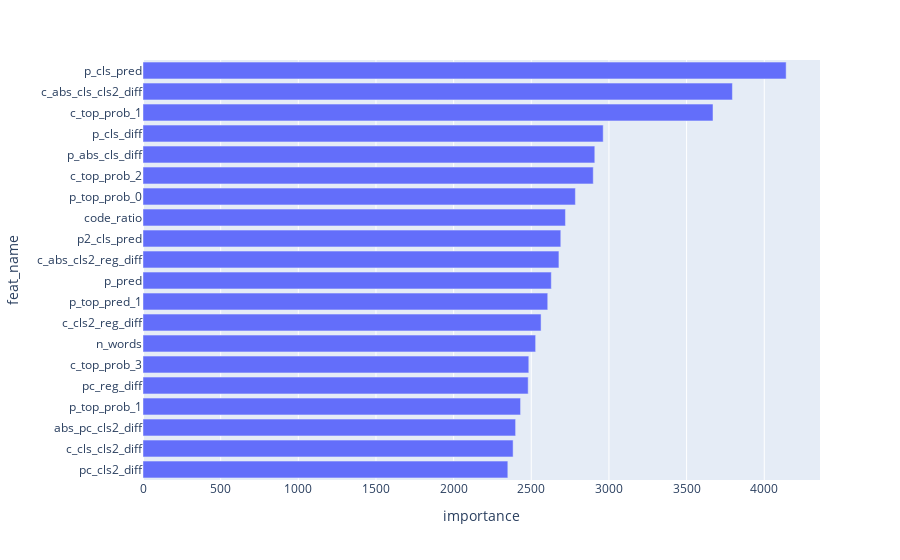

The notebook cell this image was saved under:
### Code cell
gezi.plot.feature_importance(lgb_model, topn=20)

### Figure 1 — Plotly figure (JSON) as saved in the notebook; plotly's stock layout.template omitted (floating-point values rounded to 4 significant figures)
{"data": [{"alignmentgroup": "True", "hovertemplate": "importance=%{x}<br>feat_name=%{y}<extra></extra>", "legendgroup": "", "marker": {"color": "#636efa", "pattern": {"shape": ""}}, "name": "", "offsetgroup": "", "orientation": "h", "showlegend": false, "textposition": "auto", "type": "bar", "x": [2349, 2383, 2399, 2431, 2480, 2484, 2528, 2563, 2606, 2629, 2678, 2690, 2720, 2784, 2899, 2909, 2963, 3670, 3795, 4141], "xaxis": "x", "y": ["pc_cls2_diff", "c_cls_cls2_diff", "abs_pc_cls2_diff", "p_top_prob_1", "pc_reg_diff", "c_top_prob_3", "n_words", "c_cls2_reg_diff", "p_top_pred_1", "p_pred", "c_abs_cls2_reg_diff", "p2_cls_pred", "code_ratio", "p_top_prob_0", "c_top_prob_2", "p_abs_cls_diff", "p_cls_diff", "c_top_prob_1", "c_abs_cls_cls2_diff", "p_cls_pred"], "yaxis": "y"}], "layout": {"barmode": "relative", "legend": {"tracegroupgap": 0}, "margin": {"t": 60}, "xaxis": {"anchor": "y", "domain": [0, 1], "title": {"text": "importance"}}, "yaxis": {"anchor": "x", "domain": [0, 1], "title": {"text": "feat_name"}}}}
